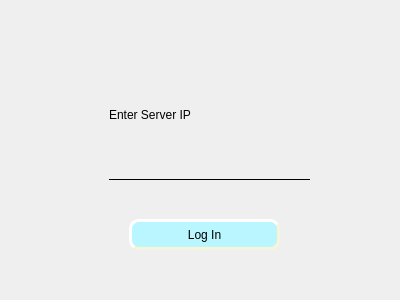
<?xml version="1.0" encoding="UTF-8"?>
<ui version="4.0">
 <class>Dialog</class>
 <widget class="QDialog" name="Dialog">
  <property name="geometry">
   <rect>
    <x>0</x>
    <y>0</y>
    <width>400</width>
    <height>300</height>
   </rect>
  </property>
  <property name="windowTitle">
   <string>Dialog</string>
  </property>
  <widget class="QWidget" name="welcome_widget" native="true">
   <property name="geometry">
    <rect>
     <x>-1</x>
     <y>-1</y>
     <width>401</width>
     <height>301</height>
    </rect>
   </property>
   <property name="styleSheet">
    <string notr="true"/>
   </property>
   <widget class="QLineEdit" name="server_ip">
    <property name="geometry">
     <rect>
      <x>110</x>
      <y>160</y>
      <width>201</width>
      <height>21</height>
     </rect>
    </property>
    <property name="styleSheet">
     <string notr="true">	text-transform: capitalize;
	font: 12pt &quot;MS Reference Sans Serif&quot;;
    width: 100%;
    box-sizing: border-box;
    outline: none;
    border: none;
    border-bottom: 1px solid #000000;
    color: #07315B;
	background-color:transparent;</string>
    </property>
   </widget>
   <widget class="QLabel" name="enter_page">
    <property name="geometry">
     <rect>
      <x>110</x>
      <y>100</y>
      <width>191</width>
      <height>31</height>
     </rect>
    </property>
    <property name="styleSheet">
     <string notr="true">
font: 75 20pt &quot;MS Serif&quot;;
color: black;</string>
    </property>
    <property name="text">
     <string>Enter Server IP</string>
    </property>
   </widget>
   <widget class="QPushButton" name="login">
    <property name="geometry">
     <rect>
      <x>130</x>
      <y>220</y>
      <width>151</width>
      <height>31</height>
     </rect>
    </property>
    <property name="styleSheet">
     <string notr="true">border-style: outset;
border-width: 3px;
font:  8pt &quot;Arial Black&quot;;
border-radius: 10px;
border-color: beige;
background-color: rgb(185, 246, 255);
</string>
    </property>
    <property name="text">
     <string>Log In</string>
    </property>
   </widget>
   <widget class="QLabel" name="error">
    <property name="geometry">
     <rect>
      <x>110</x>
      <y>190</y>
      <width>201</width>
      <height>16</height>
     </rect>
    </property>
    <property name="styleSheet">
     <string notr="true">color: rgb(255, 0, 0);
font: 75 10pt &quot;Yu Gothic&quot;;</string>
    </property>
    <property name="text">
     <string/>
    </property>
   </widget>
  </widget>
 </widget>
 <resources/>
 <connections/>
</ui>
